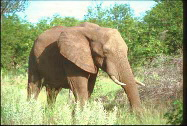
#> input picture M2_ML_Projet/Data_Project/Tiger-Fox-Elephant/elephant/402.jpg, 187 x 126 px, found by its file name; its folder holds 4 pictures in this run
$ jupyter execute --allow-errors 'Question 7 Autoencodeur.ipynb'   (shell and % lines are left out)
#> lines starting #> are read from the running program, lines starting #| are printed output that depends on the picture; pictures that were not available may be replaced by others from this repository, and a replacement may not be noted
MERABET Mohamed Malih 22202729,
MESSAOUDI Nor El Houda 22216866,
SEOUDI Noha 21813399,
ZEDDAM Lylia 21812374

# **Importer les librairies nécessaires**

---

[cell 1]
import numpy as np
import tensorflow as tf
import keras
import cv2
from keras.layers import MaxPool2D,Conv2D,UpSampling2D,Input,Dropout
from keras.models import Sequential
from keras_preprocessing.image import img_to_array
import os
from tqdm import tqdm
import re
import matplotlib.pyplot as plt
import PIL
import matplotlib.pyplot as plt
from PIL import Image
from numpy import asarray
import random
from sklearn.model_selection import StratifiedKFold,train_test_split
from keras.preprocessing.image import ImageDataGenerator
import sklearn
from keras.models import Model
from keras.layers import Dense, Input
from keras.layers import Conv2D, Flatten
from keras import backend as K
from keras.layers import Reshape, Conv2DTranspose
from keras.callbacks import ReduceLROnPlateau, ModelCheckpoint

## **Installation des libraire et mise en palce de google drive**

[cell 2]
# pour monter son Google Drive local
from google.colab import drive
drive.mount('/content/gdrive')

[cell 3]
import sys
my_local_drive='/content/gdrive/My Drive/Colab Notebooks/M2_ML_Projet'
# Ajout du path pour les librairies, fonctions et données
sys.path.append(my_local_drive)
# Se positionner sur le répertoire associé
%cd $my_local_drive

[cell 4]
#pour télécharger le zip file

[cell 5]
import zipfile
#> (the rest of this cell did not finish here and is left out)

# **Définition de quelques fonctions utiles**

---

[cell 6]
# Pour trier les fichiers en ordre alphabétique
def sorted_alphanumeric(data):
    convert = lambda text: int(text) if text.isdigit() else text.lower()
    alphanum_key = lambda key: [convert(c) for c in re.split('([0-9]+)',key)]
    return sorted(data,key = alphanum_key)

[cell 7]
def create_training_data(path_data, list_classes):
  training_data=[]   #Tableau de retour
  for classes in list_classes: # tiger et tiger_negative
      path = os.path.join(path_data, classes)
      class_num = list_classes.index(classes)
      for img in os.listdir(path):
        try:
          img_array = cv2.imread(os.path.join(path,img), cv2.IMREAD_UNCHANGED)
          new_array = cv2.resize(img_array, (SIZE,SIZE))
          training_data.append([new_array, class_num])  # on remplit notre tableau
        except Exception as e:
          pass
  return training_data

[cell 8]
def create_X_y (path_data, list_classes):
      # récupération des données
      training_data = create_training_data(path_data, list_classes)
      # tri des données
      random.shuffle(training_data)
      # création de X et y
      X=[]
      y=[]
      for features, label in training_data:
        X.append(features)
        y.append(label)
      X=np.array(X).reshape(-1,SIZE, SIZE, 3)  #-1 The new shape should be compatible with the original shape.
      y=np.array(y)
      return X,y

[cell 9]
def clean_data(x):
  # convertion d'entier en float
  xtrain_norm = x.astype('float32')
  # normalisation entre 0 et 1
  xtrain_norm = xtrain_norm / 255.0
  return xtrain_norm

# **Préparation des données**

---

[cell 10]
SIZE = 128
color_img = []
gray_img = []

#Les chemins vers les dossier de données
path = 'Data_Project/Tiger-Fox-Elephant/tiger'
path2 = 'Data_Project/Tiger-Fox-Elephant/elephant'
path3 = 'Data_Project/Tiger-Fox-Elephant/fox'
files = os.listdir(path)
files = sorted_alphanumeric(files)

files2 = os.listdir(path2)
files2 = sorted_alphanumeric(files2)

files3 = os.listdir(path3)
files3 = sorted_alphanumeric(files3)

#Remplir les tableau color_img et gray_img
for i in tqdm(files):
  img = PIL.Image.open(path + '/'+i)
#> img is the input picture: PIL image 187x126 RGB; mean R, G, B 157, 161.3, 118.1
    #Transformation de l'image en grayscale
  imgGray = img.convert("L")
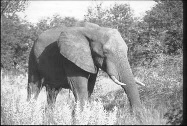
#> imgGray: PIL image 187x126 L; min 7, max 254, mean 155.1
    #Redimensionner l'image en couleur
  img = img.resize((SIZE, SIZE))
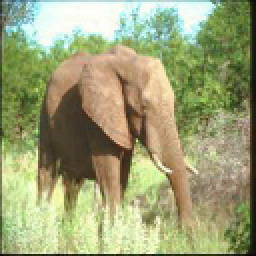
#> img: PIL image 128x128 RGB (shown 2 times larger); mean R, G, B 157, 161.3, 118.2
  img = np.float32(img) / 255.0
#> img: shape (128, 128, 3) float32
  color_img.append(img_to_array(img))
#> (this line was passed over: keras_preprocessing is not available in this run)
    #Redimensionner l'image en noir et blanc
  imgGray = imgGray.resize((SIZE, SIZE))
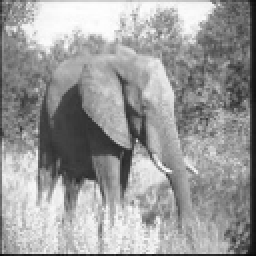
#> imgGray: PIL image 128x128 L (shown 2 times larger); min 10, max 255, mean 155.1
  imgGray = np.float32(imgGray)  / 255.0
#> imgGray: shape (128, 128) float32
  gray_img.append(np.squeeze(img_to_array(imgGray)))
#> (this line was passed over: keras_preprocessing is not available in this run)


for i in tqdm(files2):
  img = PIL.Image.open(path2 + '/'+i)
  imgGray = img.convert("L")
  img = img.resize((SIZE, SIZE))
  img = np.float32(img) / 255.0
  color_img.append(img_to_array(img))
#> (this line was passed over: keras_preprocessing is not available in this run)

  imgGray = imgGray.resize((SIZE, SIZE))
  imgGray = np.float32(imgGray)  / 255.0
  gray_img.append(np.squeeze(img_to_array(imgGray)))
#> (this line was passed over: keras_preprocessing is not available in this run)
#> pass 2 of the loop `for i in tqdm(files2):`:
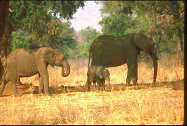
#> input picture M2_ML_Projet/Data_Project/Tiger-Fox-Elephant/elephant/404.jpg, 187 x 126 px, found by its file name
#> img is the input picture: PIL image 187x126 RGB; mean R, G, B 162.1, 135.9, 81.2
#> `img = img.resize((SIZE, SIZE))`:
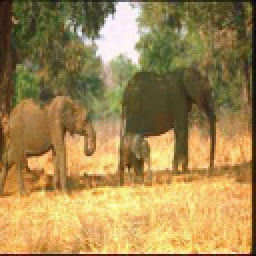
#> img: PIL image 128x128 RGB (shown 2 times larger); mean R, G, B 162.1, 135.9, 81.3
#> `imgGray = imgGray.resize((SIZE, SIZE))`:
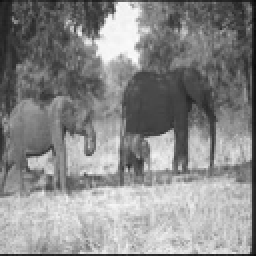
#> imgGray: PIL image 128x128 L (shown 2 times larger); min 8, max 252, mean 137.5
#> pass 3 of the loop `for i in tqdm(files2):`:
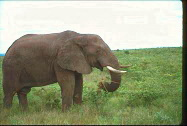
#> input picture M2_ML_Projet/Data_Project/Tiger-Fox-Elephant/elephant/406.jpg, 187 x 126 px, found by its file name
#> img is the input picture: PIL image 187x126 RGB; mean R, G, B 149.7, 154.7, 125.9
#> `imgGray = img.convert("L")`:
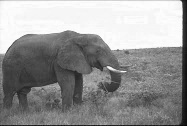
#> imgGray: PIL image 187x126 L; min 4, max 255, mean 149.9
#> `img = img.resize((SIZE, SIZE))`:
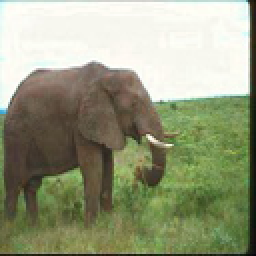
#> img: PIL image 128x128 RGB (shown 2 times larger); mean R, G, B 149.7, 154.7, 126


for i in tqdm(files3):
  img = PIL.Image.open(path3 + '/'+i)
  imgGray = img.convert("L")
  img = img.resize((SIZE, SIZE))
  img = np.float32(img) / 255.0
  color_img.append(img_to_array(img))

  imgGray = imgGray.resize((SIZE, SIZE))
  imgGray = np.float32(imgGray)  / 255.0
  gray_img.append(np.squeeze(img_to_array(imgGray)))
